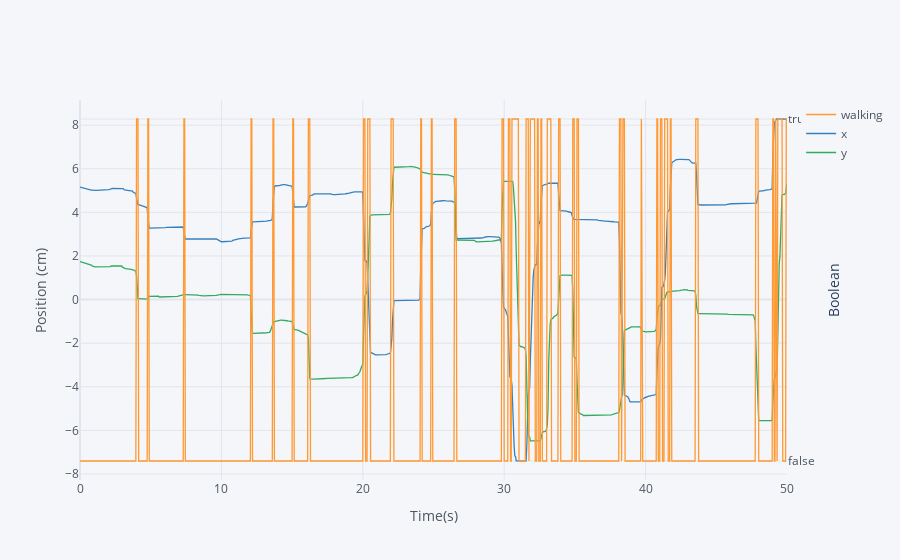

Notebook source saved alongside this figure:
### Markdown cell above
When we look into data, right foot coordinate is mostly staionary except when velocity is dramatically increse.  
If we threshold velocity by appropriate value, then we can find out animal is walking or not

### Code cell
rfoot['walking'] = rfoot['velocity']>3 # here, I used 3
rfoot[['walking', 'x', 'y']][:50].iplot(xTitle='Time(s)', yTitle='Position (cm)', secondary_y=['walking'], secondary_y_title='Boolean')

### Figure 1 — Plotly figure (JSON) as saved in the notebook; plotly's stock layout.template omitted (floating-point values rounded to 4 significant figures; data arrays with more than 128 entries replaced by an {"elided": "..."} marker saying what was removed)
{"data": [{"line": {"color": "rgba(255, 153, 51, 1.0)", "dash": "solid", "shape": "linear", "width": 1.3}, "mode": "lines", "name": "walking", "text": "", "type": "scatter", "x": {"elided": "1001 float values"}, "xaxis": "x", "y": {"elided": "1001 bool values"}, "yaxis": "y2"}, {"line": {"color": "rgba(55, 128, 191, 1.0)", "dash": "solid", "shape": "linear", "width": 1.3}, "mode": "lines", "name": "x", "text": "", "type": "scatter", "x": {"elided": "1001 float values"}, "y": {"elided": "1001 float values"}}, {"line": {"color": "rgba(50, 171, 96, 1.0)", "dash": "solid", "shape": "linear", "width": 1.3}, "mode": "lines", "name": "y", "text": "", "type": "scatter", "x": {"elided": "1001 float values"}, "y": {"elided": "1001 float values"}}], "layout": {"legend": {"bgcolor": "#F5F6F9", "font": {"color": "#4D5663"}}, "paper_bgcolor": "#F5F6F9", "plot_bgcolor": "#F5F6F9", "title": {"font": {"color": "#4D5663"}}, "xaxis": {"gridcolor": "#E1E5ED", "showgrid": true, "tickfont": {"color": "#4D5663"}, "title": {"font": {"color": "#4D5663"}, "text": "Time(s)"}, "zerolinecolor": "#E1E5ED"}, "yaxis": {"gridcolor": "#E1E5ED", "showgrid": true, "tickfont": {"color": "#4D5663"}, "title": {"font": {"color": "#4D5663"}, "text": "Position (cm)"}, "zerolinecolor": "#E1E5ED"}, "yaxis2": {"anchor": "x", "gridcolor": "#E1E5ED", "overlaying": "y", "showgrid": true, "side": "right", "tickfont": {"color": "#4D5663"}, "title": {"text": "Boolean"}, "zerolinecolor": "#E1E5ED"}}}
